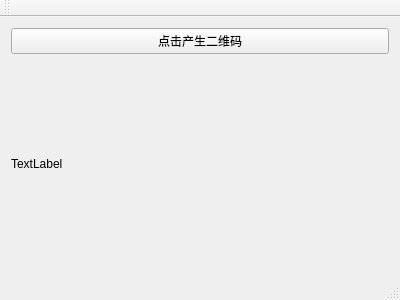
<?xml version="1.0" encoding="UTF-8"?>
<ui version="4.0">
 <class>MainWindow</class>
 <widget class="QMainWindow" name="MainWindow">
  <property name="geometry">
   <rect>
    <x>0</x>
    <y>0</y>
    <width>400</width>
    <height>300</height>
   </rect>
  </property>
  <property name="windowTitle">
   <string>MainWindow</string>
  </property>
  <widget class="QWidget" name="centralWidget">
   <layout class="QGridLayout" name="gridLayout">
    <item row="0" column="0">
     <widget class="QPushButton" name="pushButton">
      <property name="text">
       <string>点击产生二维码</string>
      </property>
     </widget>
    </item>
    <item row="1" column="0">
     <widget class="QLabel" name="label">
      <property name="text">
       <string>TextLabel</string>
      </property>
     </widget>
    </item>
   </layout>
  </widget>
  <widget class="QMenuBar" name="menuBar">
   <property name="geometry">
    <rect>
     <x>0</x>
     <y>0</y>
     <width>400</width>
     <height>23</height>
    </rect>
   </property>
  </widget>
  <widget class="QToolBar" name="mainToolBar">
   <attribute name="toolBarArea">
    <enum>TopToolBarArea</enum>
   </attribute>
   <attribute name="toolBarBreak">
    <bool>false</bool>
   </attribute>
  </widget>
  <widget class="QStatusBar" name="statusBar"/>
 </widget>
 <layoutdefault spacing="6" margin="11"/>
 <resources/>
 <connections/>
</ui>
